Frame 1 (no input): blank canvas, image omitted
Frame 60 (the mouse pressed at the canvas centre just before this capture): blank canvas, image omitted
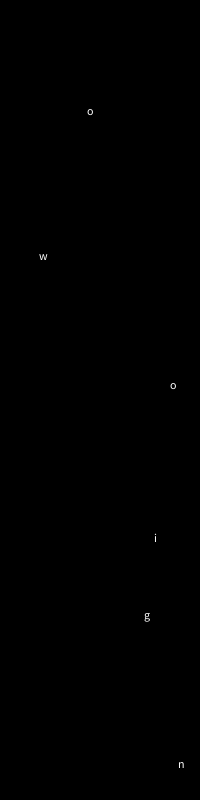
Frame 120 (the mouse held since frame 60 and released just before this capture)

The Processing sketch whose frames 1 and 60 were blank and that drew this single picture after the mouse press (run headless with seeded random() and noise(); from frame 60 on, the mouse is pressed at the canvas centre):

// Processing sketch: processing_89740
// ── processing_89740.pde

String message = "snowing";
float x, y; 
float hr, vr;  
 
void setup() {
  size(200, 800);
  smooth();
  background(0);


  textAlign(CENTER, CENTER);
  hr = textWidth(message) / 5;
  vr = (textAscent() + textDescent()) /1;
  noStroke();
   
  x = 4500;
  y = 4500;
   
}
 
void draw() {
  
   
   
  fill(255);

     
  text("s", random(x), y);
  text("n", random(x+3), random(y));
  text("o", random(x+2), random(y));
  text("w", random(x+18), random(y));
  text("i", random(x+4), random(y));
  text("n", random(x+3), random(y));
  text("g", random(x+2), random(y));

 }
